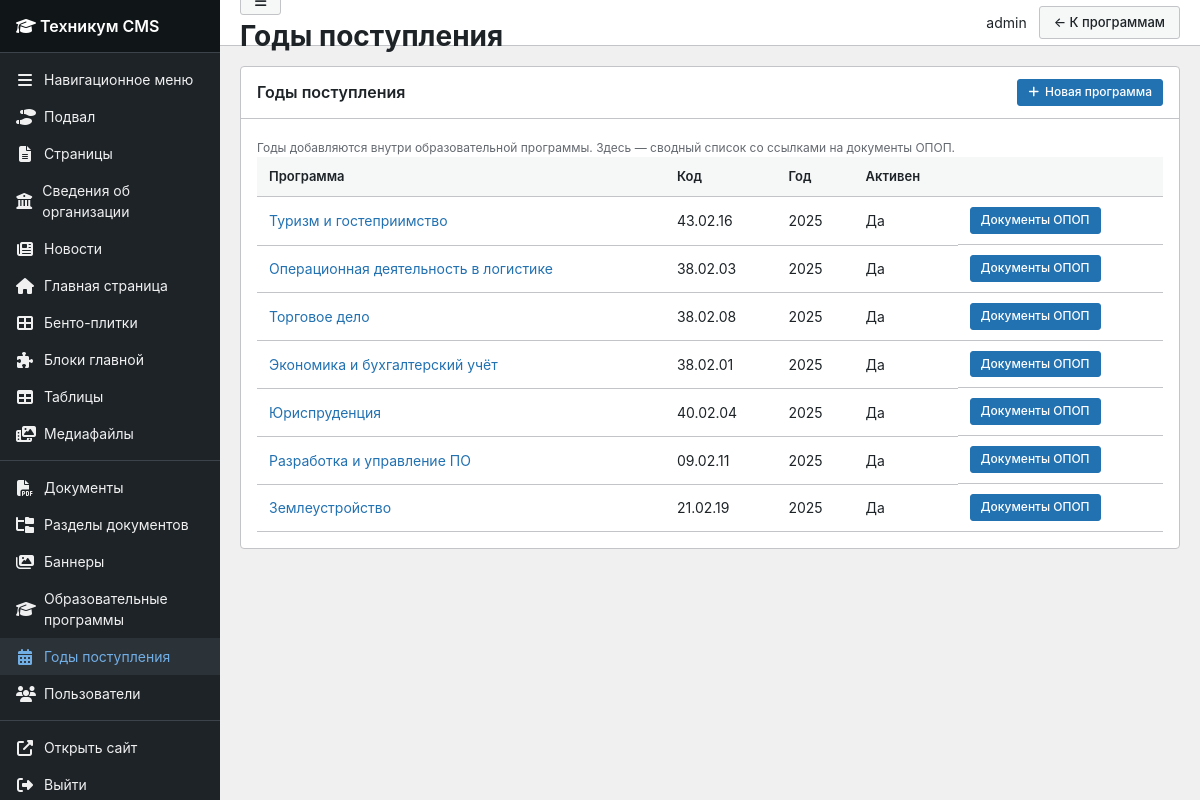
The app's page /panel/admission-years/ (signed in) with its own data.
### cms/models.py (models this page shows, shortened)
class AdmissionYear(models.Model):
    program = models.ForeignKey(
        EducationalProgram,
        on_delete=models.CASCADE,
        related_name='years',
        verbose_name='Программа'
    )
    year = models.IntegerField('Год поступления')
    order = models.IntegerField('Порядок', default=0)
    is_active = models.BooleanField('Активен', default=True)
    class Meta:
        verbose_name = 'Год поступления'
        verbose_name_plural = 'Годы поступления'
        ordering = ['-year']
        unique_together = [('program', 'year')]

class EducationalProgram(models.Model):
    page = models.ForeignKey(
        Page,
        on_delete=models.CASCADE,
        related_name='edu_programs',
        verbose_name='Страница',
        null=True, blank=True
    )
    code = models.CharField('Код специальности', max_length=20, blank=True)
    title = models.CharField('Название специальности', max_length=300)
    qualification = models.CharField('Квалификация', max_length=200, blank=True)
    duration = models.CharField('Срок обучения', max_length=100, blank=True)
    form = models.CharField('Форма обучения', max_length=100, blank=True, default='Очная')
    icon = models.CharField(
        'Иконка FontAwesome',
        max_length=100,
        default='fas fa-graduation-cap',
        blank=True,
        help_text='Например: fas fa-calculator',
    )
    description = models.TextField('Описание (для карточки)', blank=True)
    image = models.ImageField('Изображение', upload_to='programs/', blank=True)
    show_on_homepage = models.BooleanField('Показывать на главной', default=True)
    order = models.IntegerField('Порядок', default=0)
    is_active = models.BooleanField('Активна', default=True)
    class Meta:
        verbose_name = 'Образовательная программа'
        verbose_name_plural = 'Образовательные программы'
        ordering = ['order', 'code']

### cms/panel_views.py (the view)
# urls.py: path('admission-years/', panel_views.admission_year_list, name='admission_year_list'),
@staff_required
def admission_year_list(request):
    items = AdmissionYear.objects.select_related('program').order_by('program__order', '-year')
    return render(request, 'panel/admission_year_list.html', {
        'items': items,
        'active_menu': 'admission_years',
        'title': 'Годы поступления',
    })

### cms/context_processors.py (called while the page is built)
def _dedupe_root_menu(items):
    items = list(items)
    best = {}
    for item in items:
        key = (item.title or '').strip().casefold()
        if not key:
            continue
        children = item.get_children().filter(is_active=True).count()
        score = (1 if item.page_id else 0, children, -item.order, item.pk)
        prev = best.get(key)
        if prev is None or score > prev[1]:
            best[key] = (item.pk, score)
    keep = {pk for pk, _ in best.values()}
    return [item for item in items if item.pk in keep]

def get_root_menu_items():
    menu_items = MenuItem.objects.filter(
        parent=None, is_active=True
    ).order_by('order', 'title')
    return _dedupe_root_menu(menu_items)

def site_context(request):
    homepage = HomePage.load()
    return {
        'site_settings': homepage,
        'menu_items': get_root_menu_items(),
    }

### cms/models.py (called while the page is built)
    @classmethod
    def load(cls):
        obj, created = cls.objects.get_or_create(pk=1)
        return obj

### cms/panel_views.py (called while the page is built)
def staff_required(view_func):
    decorated = login_required(
        user_passes_test(lambda u: u.is_staff)(view_func)
    )
    return decorated

### templates/panel/admission_year_list.html
{% extends 'panel/base.html' %}
{% block topbar_actions %}
<a href="{% url 'panel:program_list' %}" class="btn btn-secondary">← К программам</a>
{% endblock %}
{% block content %}
<div class="wp-card">
    <div class="wp-card-header">
        <h2>Годы поступления</h2>
        <a href="{% url 'panel:program_add' %}" class="btn btn-primary btn-sm"><i class="fas fa-plus"></i> Новая программа</a>
    </div>
    <div class="wp-card-body">
        <p class="form-help">Годы добавляются внутри образовательной программы. Здесь — сводный список со ссылками на документы ОПОП.</p>
        {% if items %}
        <table class="wp-table">
            <thead>
                <tr>
                    <th>Программа</th>
                    <th>Код</th>
                    <th>Год</th>
                    <th>Активен</th>
                    <th></th>
                </tr>
            </thead>
            <tbody>
                {% for year in items %}
                <tr>
                    <td><a href="{% url 'panel:program_edit' year.program.pk %}">{{ year.program.title }}</a></td>
                    <td>{{ year.program.code }}</td>
                    <td>{{ year.year }}</td>
                    <td>{% if year.is_active %}Да{% else %}Нет{% endif %}</td>
                    <td class="actions">
                        <a href="{% url 'panel:program_docs' year.pk %}" class="btn btn-sm btn-primary">Документы ОПОП</a>
                    </td>
                </tr>
                {% endfor %}
            </tbody>
        </table>
        {% else %}
        <p style="color:#646970;">Годов пока нет. <a href="{% url 'panel:program_add' %}">Создайте программу</a> и добавьте годы поступления.</p>
        {% endif %}
    </div>
</div>
{% endblock %}

### templates/panel/base.html (shortened to what this page needs)
{% load static %}
<!DOCTYPE html>
<html lang="ru">
<head>
    <link rel="stylesheet" href="https://cdnjs.cloudflare.com/ajax/libs/font-awesome/6.4.0/css/all.min.css">
    <link rel="stylesheet" href="{% static 'panel/admin.css' %}">
</head>
<body class="{% block body_class %}{% endblock %}">
<div class="wp-admin">
    <aside class="wp-sidebar" id="wp-sidebar">
        <div class="wp-sidebar-logo">
            <a href="{% url 'panel:dashboard' %}"><i class="fas fa-graduation-cap"></i> <span>Техникум CMS</span></a>
        </div>
        <ul class="wp-menu">
            <li class="wp-menu-item {% if active_menu == 'menu' %}active{% endif %}">
                <a href="{% url 'panel:menu_list' %}"><i class="fas fa-bars"></i> <span>Навигационное меню</span></a>
            </li>
            <li class="wp-menu-item {% if active_menu == 'footer' %}active{% endif %}">
                <a href="{% url 'panel:footer' %}"><i class="fas fa-shoe-prints"></i> <span>Подвал</span></a>
            </li>
            <li class="wp-menu-item {% if active_menu == 'pages' %}active{% endif %}">
                <a href="{% url 'panel:page_list' %}"><i class="fas fa-file-lines"></i> <span>Страницы</span></a>
            </li>
            <li class="wp-menu-item {% if active_menu == 'organization' %}active{% endif %}">
                <a href="{% url 'panel:organization_hub' %}"><i class="fas fa-building-columns"></i> <span>Сведения об организации</span></a>
            </li>
            <li class="wp-menu-item {% if active_menu == 'news' %}active{% endif %}">
                <a href="{% url 'panel:news_list' %}"><i class="fas fa-newspaper"></i> <span>Новости</span></a>
            </li>
            <li class="wp-menu-item {% if active_menu == 'homepage' %}active{% endif %}">
                <a href="{% url 'panel:homepage' %}"><i class="fas fa-house"></i> <span>Главная страница</span></a>
            </li>
            <li class="wp-menu-item {% if active_menu == 'quicklinks' %}active{% endif %}">
                <a href="{% url 'panel:quicklink_list' %}"><i class="fas fa-th-large"></i> <span>Бенто-плитки</span></a>
            </li>
            <li class="wp-menu-item {% if active_menu == 'homeblocks' %}active{% endif %}">
                <a href="{% url 'panel:homeblock_list' %}"><i class="fas fa-puzzle-piece"></i> <span>Блоки главной</span></a>
            </li>
            <li class="wp-menu-item {% if active_menu == 'tables' %}active{% endif %}">
                <a href="{% url 'panel:table_list' %}"><i class="fas fa-table"></i> <span>Таблицы</span></a>
            </li>
            <li class="wp-menu-item {% if active_menu == 'media' %}active{% endif %}">
                <a href="{% url 'panel:media' %}"><i class="fas fa-photo-film"></i> <span>Медиафайлы</span></a>
            </li>
            <li class="wp-menu-separator"></li>
            <li class="wp-menu-item {% if active_menu == 'documents' %}active{% endif %}">
                <a href="{% url 'panel:document_list' %}"><i class="fas fa-file-pdf"></i> <span>Документы</span></a>
            </li>
            <li class="wp-menu-item {% if active_menu == 'docsections' %}active{% endif %}">
                <a href="{% url 'panel:docsection_list' %}"><i class="fas fa-folder-tree"></i> <span>Разделы документов</span></a>
            </li>
            <li class="wp-menu-item {% if active_menu == 'banners' %}active{% endif %}">
                <a href="{% url 'panel:banner_list' %}"><i class="fas fa-images"></i> <span>Баннеры</span></a>
            </li>
            <li class="wp-menu-item {% if active_menu == 'programs' %}active{% endif %}">
                <a href="{% url 'panel:program_list' %}"><i class="fas fa-graduation-cap"></i> <span>Образовательные программы</span></a>
            </li>
            <li class="wp-menu-item {% if active_menu == 'admission_years' %}active{% endif %}">
                <a href="{% url 'panel:admission_year_list' %}"><i class="fas fa-calendar-alt"></i> <span>Годы поступления</span></a>
            </li>
            {% if request.user.is_superuser %}
            <li class="wp-menu-item {% if active_menu == 'users' %}active{% endif %}">
                <a href="{% url 'panel:user_list' %}"><i class="fas fa-users"></i> <span>Пользователи</span></a>
            </li>
            {% endif %}
            <li class="wp-menu-separator"></li>
            <li class="wp-menu-item">
                <a href="/" target="_blank"><i class="fas fa-external-link-alt"></i> <span>Открыть сайт</span></a>
            </li>
            <li class="wp-menu-item">
                <a href="{% url 'panel:logout' %}"><i class="fas fa-right-from-bracket"></i> <span>Выйти</span></a>
            </li>
        </ul>
    </aside>
    <div class="wp-main">
        <header class="wp-topbar">
            <div class="wp-topbar-left">
                <button type="button" class="btn btn-secondary btn-sidebar-toggle" id="btn-sidebar-toggle" title="Свернуть / развернуть меню" aria-label="Свернуть меню">
                    <i class="fas fa-bars"></i>
                </button>
                <h1>{{ title|default:"Панель управления" }}</h1>
            </div>
            <div class="wp-topbar-actions">
                <span>{{ request.user.get_full_name|default:request.user.username }}</span>
                {% block topbar_actions %}{% endblock %}
            </div>
        </header>
        <div class="wp-content">
            {% block content %}{% endblock %}
        </div>
    </div>
</div>
</body>
</html>

### static/panel/admin.css (style rules this page uses)
:root { --wp-sidebar: #1d2327; --wp-sidebar-hover: #2c3338; --wp-accent: #2271b1; --wp-accent-hover: #135e96; --wp-green: #00a32a; --wp-border: #c3c4c7; --wp-bg: #f0f0f1; --wp-text: #1d2327; --wp-muted: #646970; --sidebar-width: 220px; --topbar-height: 46px; }
* { margin: 0; padding: 0; box-sizing: border-box; }
body { font-family: -apple-system, BlinkMacSystemFont, "Segoe UI", Roboto, Oxygen-Sans, Ubuntu, Cantarell, "Helvetica Neue", sans-serif; font-size: 14px; color: var(--wp-text); background: var(--wp-bg); line-height: 1.5; }
a { color: var(--wp-accent); text-decoration: none; }
.wp-admin { display: flex; min-height: 100vh; }
.wp-sidebar { width: var(--sidebar-width); background: var(--wp-sidebar); color: #f0f0f1; position: fixed; top: 0; left: 0; bottom: 0; overflow-y: auto; z-index: 100; }
.wp-sidebar-logo { padding: 14px 16px; font-size: 16px; font-weight: 600; border-bottom: 1px solid #3c434a; background: #101517; }
.wp-sidebar-logo a { color: #fff; }
.wp-menu { list-style: none; padding: 8px 0; }
.wp-menu-item a { display: flex; align-items: center; gap: 10px; padding: 8px 16px; color: #f0f0f1; transition: background 0.15s; }
.wp-menu-item a:hover, .wp-menu-item.active a { background: var(--wp-sidebar-hover); color: #72aee6; }
.wp-menu-item i { width: 18px; text-align: center; font-size: 16px; }
.wp-menu-separator { height: 1px; background: #3c434a; margin: 8px 0; }
.wp-main { flex: 1; margin-left: var(--sidebar-width); min-height: 100vh; }
.wp-topbar { height: var(--topbar-height); background: #fff; border-bottom: 1px solid var(--wp-border); display: flex; align-items: center; justify-content: space-between; padding: 0 20px; position: sticky; top: 0; z-index: 50; }
.wp-topbar-actions { display: flex; align-items: center; gap: 12px; }
.wp-content { padding: 20px; max-width: 1200px; }
.wp-card { background: #fff; border: 1px solid var(--wp-border); border-radius: 4px; margin-bottom: 20px; }
.wp-card-header { padding: 12px 16px; border-bottom: 1px solid var(--wp-border); display: flex; align-items: center; justify-content: space-between; }
.wp-card-header h2 { font-size: 16px; font-weight: 600; }
.wp-card-body { padding: 16px; }
.wp-table { width: 100%; border-collapse: collapse; }
.wp-table th, .wp-table td { padding: 10px 12px; text-align: left; border-bottom: 1px solid var(--wp-border); }
.wp-table th { background: #f6f7f7; font-weight: 600; font-size: 13px; }
.wp-table .actions { display: flex; gap: 6px; flex-wrap: wrap; }
.btn { display: inline-flex; align-items: center; gap: 6px; padding: 6px 14px; border: 1px solid transparent; border-radius: 3px; font-size: 13px; font-weight: 500; cursor: pointer; text-decoration: none; line-height: 1.4; transition: all 0.15s; }
.btn-primary { background: var(--wp-accent); color: #fff; border-color: var(--wp-accent); }
.btn-secondary { background: #f6f7f7; color: var(--wp-text); border-color: var(--wp-border); }
.btn-sm { padding: 4px 10px; font-size: 12px; }
.form-help { font-size: 12px; color: var(--wp-muted); margin-top: 4px; }
.wp-card-header { display: flex; align-items: center; justify-content: space-between; gap: 12px; flex-wrap: wrap; }

### records on screen
AdmissionYear: program "Туризм и гостеприимство", program.code "43.02.16", year "2025", is_active "Да"
AdmissionYear: program "Операционная деятельность в логистике", program.code "38.02.03", year "2025", is_active "Да"
AdmissionYear: program "Торговое дело", program.code "38.02.08", year "2025", is_active "Да"
AdmissionYear: program "Экономика и бухгалтерский учёт", program.code "38.02.01", year "2025", is_active "Да"
AdmissionYear: program "Юриспруденция", program.code "40.02.04", year "2025", is_active "Да"
AdmissionYear: program "Разработка и управление ПО", program.code "09.02.11", year "2025", is_active "Да"
AdmissionYear: program "Землеустройство", program.code "21.02.19", year "2025", is_active "Да"

### other values on screen
{{ title|default:"Панель управления" }} "Годы поступления"
{{ request.user.get_full_name|default:request.user.username }} "admin"
